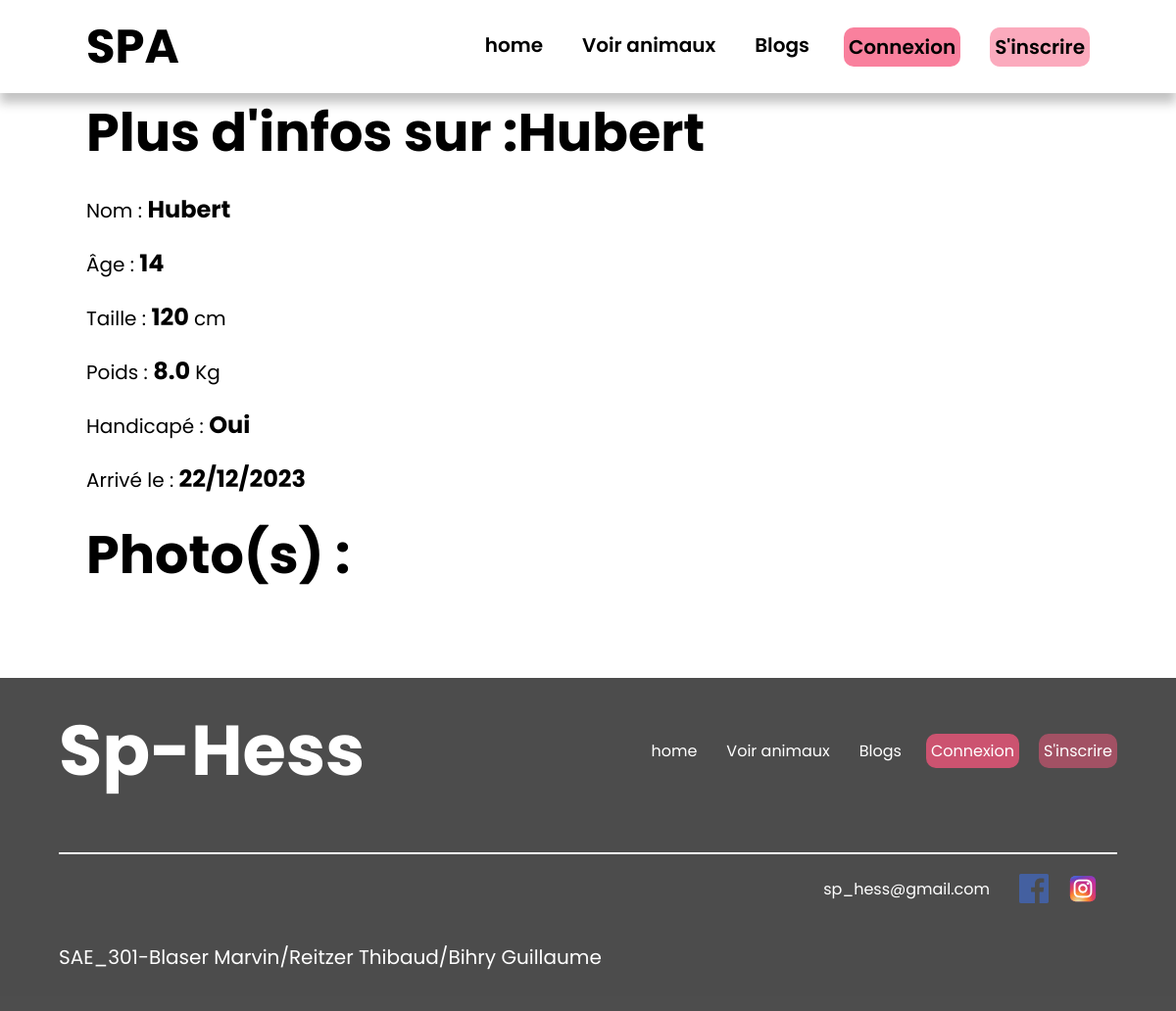
/index.php?action=animal&&idAnimal=92, run on the app's committed database.
### tables this page shows
CREATE TABLE IF NOT EXISTS `animal` (
  `id_animal` int NOT NULL AUTO_INCREMENT,
  `nom` varchar(254) NOT NULL,
  `age` int NOT NULL,
  `taille` decimal(15,0) NOT NULL,
  `poid` decimal(15,1) NOT NULL,
  `handicape` tinyint NOT NULL,
  `dateArrivee` date NOT NULL,
  `id_spa` int NOT NULL,
  `id_type` int NOT NULL,
  PRIMARY KEY (`id_animal`),
  KEY `id_spa` (`id_spa`),
  KEY `id_type` (`id_type`)
);

### controleur/animal.php (called while the page is built, shortened)
<?php
require_once "modele/animal.php";
function animal($idAnimal){
    $ObjectAnimal = new Animal();
    $animal = $ObjectAnimal->getAnimal($idAnimal);
    require "vue/animal/detail.php";
}

### modele/animal.php (called while the page is built, shortened)
<?php
require_once "modele/modele.php";
class Animal extends database {
    public function getAnimal($idAnimal){
        $req = '
        SELECT id_animal, animal.nom, age, taille, poid, handicape,dateArrivee, spa.id_spa, type.id_type
        FROM `animal`
        JOIN type ON animal.id_type = type.id_type
        JOIN spa ON animal.id_spa = spa.id_spa
        WHERE animal.id_animal = ?
        ';
        $res = $this->execReqPrep($req, array($idAnimal))[0];
        return $res;
    }
    public function getDate($date){
        $dateArrivee = explode("-",$date);
        $year = $dateArrivee[0];
        $month = $dateArrivee[1];
        $day = $dateArrivee[2];
        $dateArrivee = $day . "/" . $month . "/" . $year;
        return $dateArrivee;
    }
}

### modele/modele.php (called while the page is built, shortened)
<?php
abstract class database {
    private $bdd;
    protected function execReqPrep($req, $data){
        $reponse = $this->connexionBDD()->prepare($req);
        $reponse->execute($data);
        return $reponse->fetchAll(PDO::FETCH_ASSOC);
    }
    private function connexionBDD() {
        if(!isset($this->bdd)){
            try {
                $options=array(PDO::MYSQL_ATTR_INIT_COMMAND => "SET NAMES utf8");
                $this->bdd=new PDO('mysql:host='.DBHOST.';dbname='.DBNAME, DBUSER, DBPWD, $options);
            }
            catch(Exception $err) {
                throw new Exception("Connexion à la BDD");
            }
        }
        return $this->bdd;
    }
}

### vue/animal/detail.php (the view, shortened to what this page needs)
<?php
$dateArrivee = $ObjectAnimal->getDate($animal['dateArrivee']);
?>
<section class="edit_page_admin_section">
   <h2>
      <?= "Plus d'infos sur :" . $animal['nom'] ?>
   </h2>
   <div class="detail">
      <div>
         <p>Nom :
            <span>
               <?= $animal['nom'] ?>
         </p>
         <p>Âge :
            <span>
               <?= $animal['age'] ?>
            </span>
         </p>
         <p>Taille :
            <span>
               <?= $animal['taille'] ?>
            </span> cm
         </p>
         <p>Poids :
            <span>
               <?= $animal['poid'] ?>
            </span> Kg
         </p>
         <p>Handicapé :
            <span>
               <?= $animal['handicape'] == 1 ? "Oui" : "Non" ?>
            </span>
         </p>
         <p>Arrivé le :
            <span>
               <?= $dateArrivee ?>
            </span>
         </p>
      </div>
      <h2>Photo(s) :</h2>
   </div>
</section>
<?php
require "vue/gabarit.php";

### style/style.css (style rules this page uses)
:root { --secondary: #f7567c; --secondary-75: rgba(247, 86, 124, 0.75); --secondary-50: rgba(247, 86, 124, 0.5); --secondary-25: rgba(247, 86, 124, 0.25); --secondary-10: rgba(247, 86, 124, 0.1); --primary: #111; --primary-75: rgba(17, 17, 17, 0.75); --primary-50: rgba(17, 17, 17, 0.5); --primary-25: rgba(17, 17, 17, 0.25); --primary-10: rgba(17, 17, 17, 0.1); --body_bg: #fff; }
body { padding: 0; margin: 0; font-family: "Poppins", sans-serif; background-color: var(--body_bg); }
section { max-width: 1024px; min-height: 90vh; margin-left: auto; margin-right: auto; }
main h2 { margin: 0; }
.edit_page_admin_section { min-height: fit-content; }

### style/assets.css (style rules this page uses)
:root { --secondary: #F7567C; --secondary-75: rgba(247, 86, 124, 0.75); --secondary-50: rgba(247, 86, 124, 0.50); --secondary-25: rgba(247, 86, 124, 0.25); --secondary-10: rgba(247, 86, 124, 0.10); --primary: #111; --primary-75: rgba(17, 17, 17, 0.75); --primary-50: rgba(17, 17, 17, 0.50); --primary-25: rgba(17, 17, 17, 0.25); --primary-10: rgba(17, 17, 17, 0.10); --body_bg: #FFF; }
h2 { font-size: 54px; font-style: normal; font-weight: 700; line-height: normal; }
span { font-size: 24px; font-style: normal; font-weight: bold; line-height: normal; }
p { font-size: 20px; font-style: normal; font-weight: 400; line-height: normal; }

### data on the page
animal: nom "Hubert", age "14", taille "120", poid "8.0", dateArrivee "22/12/2023"

### other printed values
$header "SPA"
$footer "Sp-Hess"
